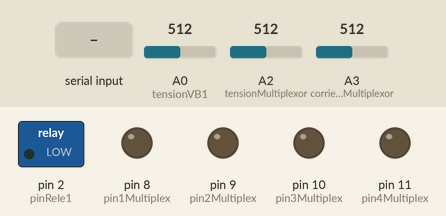
Bench run of a sketch on a simulated Arduino Uno, built with avr-gcc and run on an emulated ATmega328P. Parts: switched loads named in the sketch (green lamp = pin HIGH), output pins drawn as LEDs (lit = HIGH). Dashed ring = blinking. The test bench sets the inputs (shaded band); at power-on: A0 (tensionVB1) = 512, A2 (tensionMultiplexor) = 512, A3 (corrienteMultiplexor) = 512. What the sketch prints to the serial monitor is not drawn.

Above: at 3.8 s.
3.9 s: "c90\n" received over Serial
At 4.53 s:
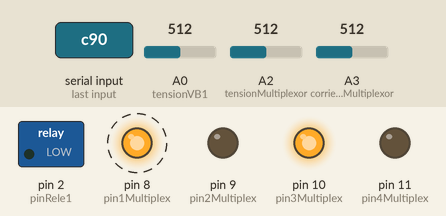
6.0 s: "1\n" received over Serial
7.5 s: "2\n" received over Serial
Timing chart, 0 to 10.5 s (numbered marks = the images above; inputs shaded):
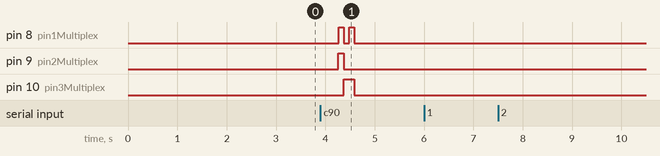

Measured:
- after the input at 3.9 s, pin 8 (pin1Multiplex): alternates HIGH for 0.11 s and LOW for 0.11 s, 4 changes in all, then stays LOW, starting after 0.37 s; pin 9 (pin2Multiplex): LOW → HIGH after 0.36 s, → LOW 0.11 s later; pin 10 (pin3Multiplex): LOW → HIGH after 0.47 s, → LOW 0.21 s later
- after the input at 6.0 s, every drawn part: stays the same
- after the input at 7.5 s, every drawn part: stays the same

The sketch:

Programacircuito2.ino
```cpp
#define DEBUG(a) Serial.println(a);
//Variables de lectura por teclado
char lecturateclado;
String strcc;
int numero = 0;
//Pines analógicos
const int tensionMultiplexor = A2;    //vc1,ve1,vc2,ve2,vc3,ve3
const int corrienteMultiplexor = A3;  //ic1,ie1,ic2,ie2,ic3,ie3
const int tensionVB1 = A0;

//Pines digitales
const int pinRele1 = 2;
const int pin1Multiplex = 8;
const int pin2Multiplex = 9;
const int pin3Multiplex = 10;
const int pin4Multiplex = 11;

//Variables que almacenan tensiones o voltajes definitivos
float Vgenac = 0.0;
float Vc3ac = 0.0;

float vb1 = 0.0;
float vc1 = 0.0;
float ve1 = 0.0;
float ic1 = 0.0;
float ie1 = 0.0;
float vb2 = 0.0;
float vc2 = 0.0;
float ve2 = 0.0;
float ic2 = 0.0;
float ie2 = 0.0;
float vb3 = 0.0;
float vc3 = 0.0;
float ve3 = 0.0;
float ic3 = 0.0;
float ie3 = 0.0;

//Variables intermedias
float corriente = 0.0;
float tension = 0.0;
int modificarRele = 0;
int turno = 0;
//Variables que indica si el pin de entrada del multiplex esta a 1 o 0
int var1multiplex = 0;
int var2multiplex = 0;
int var3multiplex = 0;
// valor de las distintas resistencias de chequeo
const float Rescheq = 12;
const float Rescheqic2 = 15.7;  // valor de la resistencia ic2 para calibración
const float Rescheqic3 = 16.1;  // valor de la resistencia ic3 para calibración
const float Rescheqie2 = 22.2;  // valor de la resistencia ie2 para calibración
int usoresistencia = 0;

//Declaración de funciones
void leerdatos();
void leercorriente();
void leertension();
void rele();
void mostrarvalores();

void setup() {
  Serial.begin(9600);
  Serial.setTimeout(50);
  pinMode(tensionMultiplexor, INPUT);
  pinMode(corrienteMultiplexor, INPUT);
  pinMode(tensionVB1, INPUT);


  pinMode(pinRele1, OUTPUT);
  pinMode(pin1Multiplex, OUTPUT);
  pinMode(pin2Multiplex, OUTPUT);
  pinMode(pin3Multiplex, OUTPUT);
  pinMode(pin4Multiplex, OUTPUT);

  digitalWrite(pin1Multiplex, LOW);
  digitalWrite(pin2Multiplex, LOW);
  digitalWrite(pin3Multiplex, LOW);
  digitalWrite(pin4Multiplex, LOW);

  digitalWrite(pinRele1, LOW);
  delay(2500);
  Serial.print('\n');
  Serial.print(F("Conecte la alimentación del circuito, esta debe ser de 6V.\n"));
  Serial.print(F("Conecta la alimentación de los multiplexores, esta debe ser de 5V, una vez hecho, presione 'c' y pulse ENTER.\n"));

  Serial.print('\n');
}

void loop() {
  lecturateclado = Serial.read();
  if ((lecturateclado == 'c') || (lecturateclado == 'a')) {
    if ((lecturateclado == 'a')) {
      modificarRele = 1;
    }
    if ((lecturateclado == 'c')) {
      modificarRele = 0;
    }
    lecturateclado = 'z';
    rele();
    delay(350);
    leerdatos();
    mostrarvalores();
    delay(500);
  }
}

//Esta función se encarga de leer los datos de las demás funciones
void leerdatos() {
  if (var1multiplex == 0 && var2multiplex == 0 && var3multiplex == 0)  //Trabajamos en el primer valor del multiplexor
  // por lo tanto es Vc1 e Ic1
  {
    leertension();
    vc1 = tension;
    vb2 = tension;

    leercorriente();
    ic1 = corriente * 100;
    digitalWrite(pin1Multiplex, HIGH);
    var1multiplex = 1;
  }

  if (var1multiplex == 1 && var2multiplex == 0 && var3multiplex == 0)  //Trabajamos en el segundo valor del multiplexor
  // por lo tanto es Ve1 e Ie1
  {
    leertension();
    ve1 = tension;
    leercorriente();
    ie1 = corriente * 1000;
    digitalWrite(pin1Multiplex, LOW);
    digitalWrite(pin2Multiplex, HIGH);
    var1multiplex = 0;
    var2multiplex = 1;
  }

  if (var1multiplex == 0 && var2multiplex == 1 && var3multiplex == 0)  //Trabajamos en el tercer valor del multiplexor
                                                                       // por lo tanto es Vc2 e Ic2
  {
    leertension();
    vc2 = tension;
    vb3 = tension;
    usoresistencia = 0;
    leercorriente();
    ic2 = corriente * 1000;
    digitalWrite(pin1Multiplex, HIGH);
    digitalWrite(pin2Multiplex, HIGH);
    var1multiplex = 1;
    var2multiplex = 1;
  }
  if (var1multiplex == 1 && var2multiplex == 1 && var3multiplex == 0)  //Trabajamos en el cuarto valor del multiplexor
                                                                       // por lo tanto es Ve2 e Ie2
  {
    leertension();
    ve2 = tension;
    usoresistencia = 1;
    leercorriente();
    ie2 = corriente * 1000;
    delay(100);
    digitalWrite(pin1Multiplex, LOW);
    digitalWrite(pin2Multiplex, LOW);
    digitalWrite(pin3Multiplex, HIGH);
    var1multiplex = 0;
    var2multiplex = 0;
    var3multiplex = 1;
  }
  if (var1multiplex == 0 && var2multiplex == 0 && var3multiplex == 1)  //Trabajamos en el cuarto valor del multiplexor
                                                                       // por lo tanto es Vc3 e Ic3
  {
    leertension();
    vc3 = tension;
    usoresistencia = 2;
    leercorriente();
    ic3 = corriente * 1000;
    delay(100);
    digitalWrite(pin1Multiplex, HIGH);
    digitalWrite(pin2Multiplex, LOW);
    digitalWrite(pin3Multiplex, HIGH);
    var1multiplex = 1;
    var2multiplex = 0;
    var3multiplex = 1;
  }
  if (var1multiplex == 1 && var2multiplex == 0 && var3multiplex == 1)  //Trabajamos en el cuarto valor del multiplexor
                                                                       // por lo tanto es Ve3 e Ie3
  {
    leertension();
    ve3 = tension;
    usoresistencia = 3;
    leercorriente();
    ie3 = corriente * 1000;
    delay(100);
    digitalWrite(pin1Multiplex, LOW);
    digitalWrite(pin2Multiplex, LOW);
    digitalWrite(pin3Multiplex, LOW);

    var1multiplex = 0;
    var2multiplex = 0;
    var3multiplex = 0;
  }
}

//Esta función se encarga de transformar los datos obtenidos a través de los pines en valores de corriente
//gracias a las tensiones flotantes y las resistencias de chequeo
void leercorriente() {
  if (usoresistencia == 0) {  //corrienteic2
    corriente = 0.0;
    for (int i = 1; i <= 20; i++) {
      corriente = ((float)analogRead(corrienteMultiplexor) * (5 / 1023.0) / (Rescheqic2)) + corriente;
    }
    corriente = corriente / 20;
  } else if (usoresistencia == 1) {  //corrienteie2
    corriente = 0.0;
    for (int i = 1; i <= 20; i++) {
      corriente = ((float)analogRead(corrienteMultiplexor) * (5 / 1023.0) / (Rescheqie2)) + corriente;
    }
    corriente = corriente / 20;
  } else if (usoresistencia == 2) {  //corrienteic3
    corriente = 0.0;
    for (int i = 1; i <= 20; i++) {
      corriente = ((float)analogRead(corrienteMultiplexor) * (5 / 1023.0) / (Rescheqic3)) + corriente;
    }
    corriente = corriente / 20;
  } else {
    corriente = 0.0;
    for (int i = 1; i <= 20; i++) {
      corriente = ((float)analogRead(corrienteMultiplexor) * (5 / 1023.0) / (Rescheq)) + corriente;
    }
    corriente = corriente / 20;
  }
}
//Esta función se encarga de transformar los datos obtenidos a través de los pines en valores de tensiones
void leertension() {
  tension = 0.0;
  for (int i = 1; i <= 20; i++) {
    tension = (((float)analogRead(tensionMultiplexor) * (5 / 1023.0))) + tension;
  }
  tension = (tension) / 20;

  vb1 = 0.0;
  vb1 = ((float)analogRead(tensionVB1) * (5 / 1023.0));
}

//Esta función se encarga de mostrar por pantalla los valores de tensiones y corrientes que hemos obtenido
//a traves de los puertos analógicos del Arduino
void mostrarvalores() {
  if (modificarRele == 0) {
    Serial.print("\n\n\n\n\n\n\n\n\n\n\n\n\n\n\n\n\n\n\n\n\n\n\n\n\n\n\n\n");
    Serial.print(F("\t\t\t\t\t\t\tCONTINUA\n"));
    Serial.print(F("Se mostrarán valores de corriente, tensión y potencia. \n"));
    Serial.print(F("Las corrientes de base serán omitidas debido a la dificultad de obtener valores tan pequeños con Arduino. \n\n\n"));
    Serial.print(F("\t\t\t\t\t\t\tTENSIONES\n"));

    Serial.print('\n');
    Serial.print(F("Tensión VB1:\t"));
    Serial.print(vb1);
    Serial.print(F(" V \n"));

    Serial.print(F("Tensión VC1:\t"));
    Serial.print(vc1);
    Serial.print(F(" V \n"));

    Serial.print(F("Tensión VE1:\t"));
    Serial.print(ve1);
    Serial.print(F(" V \n"));

    Serial.print(F("Tensión VB2:\t"));
    Serial.print(vb2);
    Serial.print(F(" V \n"));

    Serial.print(F("Tensión VC2:\t"));
    Serial.print(vc2);
    Serial.print(F(" V \n"));

    Serial.print(F("Tensión VE2:\t"));
    Serial.print(ve2);
    Serial.print(F(" V \n"));

    Serial.print(F("Tensión VB3:\t"));
    Serial.print(vb3);
    Serial.print(F(" V \n"));

    Serial.print(F("Tensión VC3:\t"));
    Serial.print(vc3);
    Serial.print(F(" V \n"));

    Serial.print(F("Tensión VE3:\t"));
    Serial.print(ve3);
    Serial.print(F(" V \n"));
    Serial.print(F(" \n"));

    Serial.print(F("Para visualizar las corrientes, por favor presione el numero '1' y pulse ENTER.\n"));
    if (Serial.available()) {
      strcc = Serial.readStringUntil('\n');
      numero = strcc.toFloat();
    }
    while (numero != 1) {
      strcc = Serial.readStringUntil('\n');
      numero = strcc.toFloat();
    }

    Serial.print(F("\n\n"));
    Serial.print(F("\t\t\t\t\t\t\tCORRIENTES\n"));

    Serial.print('\n');
    Serial.print(F("Corriente IC1:\t"));
    Serial.print(ic1);
    Serial.print(F(" mA \n"));

    Serial.print(F("Corriente IC2:\t"));
    Serial.print(ic2);
    Serial.print(F(" mA \n"));

    Serial.print(F("Corriente IC3:\t"));
    Serial.print(ic3);
    Serial.print(F(" mA \n"));

    Serial.print(F("Corriente IE1:\t"));
    Serial.print(ie1);
    Serial.print(F(" mA \n"));

    Serial.print(F("Corriente IE2:\t"));
    Serial.print(ie2);
    Serial.print(F(" mA \n"));

    Serial.print(F("Corriente IE3:\t"));
    Serial.print(ie3);
    Serial.print(F(" mA \n"));
    Serial.print(F(" \n\n"));

    Serial.print(F("Para visualizar las potencias, por favor presione el numero '2' y pulse ENTER.\n"));
    if (Serial.available()) {
      strcc = Serial.readStringUntil('\n');
      numero = strcc.toFloat();
    }
    while (numero != 2) {
      strcc = Serial.readStringUntil('\n');
      numero = strcc.toFloat();
    }
    Serial.print(F("\n\n"));
    Serial.print(F("\t\t\t\t\t\t\POTENCIAS\n"));

    Serial.print('\n');
    Serial.print(F("Potencia Transistor 1: "));
    Serial.print(ic1 * ((vc1 - vb1) + vb1));
    Serial.print(F(" mW \n"));

    Serial.print(F("Potencia Transistor 2: "));
    Serial.print(ic2 * ((vc2 - vb2) + (vb2 - ve2)));
    Serial.print(F(" mW \n"));

    Serial.print(F("Potencia Transistor 3: "));
    Serial.print(ic3 * ((vc3 - vb3) + (vb3 - ve3)));
    Serial.print(F(" mW \n"));

    Serial.print(F("Potencia Resistencia Colector Q1: "));
    Serial.print((ic1)*12000);
    Serial.print(F(" uW \n"));

    Serial.print(F("Potencia Resistencia Colector Q2: "));
    Serial.print((((ic2 * ic2) * 2200) / 1000));  //dividimos entre 1000 para pasar de uW a mW
    Serial.print(F(" mW \n"));

    Serial.print(F("Potencia Resistencia Colector Q3: "));
    Serial.print(((ic3 * ic3) * 430) / 1000);  //dividimos entre 1000 para pasar de uW a mW
    Serial.print(F(" mW \n"));

    Serial.print(F("Potencia Resistencia Emisor Q1:\t"));
    Serial.print(ie1 * ie1 * 2700);
    Serial.print(F(" uW \n"));

    Serial.print(F("Potencia Resistencia Emisor Q2:\t"));
    Serial.print((ie2 * ie2 * 6200) / 1000);  //dividimos entre 1000 para pasar de uW a mW
    Serial.print(F(" mW \n"));

    Serial.print(F("Potencia Resistencia Emisor Q3:\t"));
    Serial.print((ie3 * ie3 * 1500) / 1000);  //dividimos entre 1000 para pasar de uW a mW
    Serial.print(F(" mW \n"));
    Serial.print(F(" \n\n"));

    Serial.print(F("Para visualizar los puntos de trabajo, por favor presione el numero '3' y pulse ENTER.\n"));
    if (Serial.available()) {
      strcc = Serial.readStringUntil('\n');
      numero = strcc.toFloat();
    }
    while (numero != 3) {
      strcc = Serial.readStringUntil('\n');
      numero = strcc.toFloat();
    }
    Serial.print(F("\n\n"));

    Serial.print(F("\t\t\t\t\t\t\PUNTOS DE TRABAJO\n"));

    if ((vb1 - ve1) == 0) {
      Serial.print(F("Transistor Q1 en CORTE \n"));
      Serial.print(F("Al encontrarse el transistor Q1 en CORTE, no tiene sentido proseguir con el programa, por favor revise el circuito y vuelva a intentarlo.\n"));
      delay(100);
      exit(0);
    }

    else if ((vc1 - ve1) == 0) {
      Serial.print(F("Transistor Q1 en SATURACIÓN \n"));
      Serial.print(F("Al encontrarse el transistor Q1 en SATURACIÓN, no tiene sentido proseguir con el programa, por favor revise el circuito y vuelva a intentarlo.\n"));
      delay(100);
      exit(0);
    }

    else {
      Serial.print(F("Transistor Q1 en ACTIVA \n"));
    }

    if ((vb2 - ve2) == 0) {
      Serial.print(F("Transistor Q2 en CORTE \n"));
      Serial.print(F("Al encontrarse el transistor Q2 en CORTE, no tiene sentido proseguir con el programa, por favor revise el circuito y vuelva a intentarlo.\n"));
      delay(100);
      exit(0);
    }

    else if ((vc2 - ve2) == 0) {
      Serial.print(F("Transistor Q2 en SATURACIÓN \n"));
      Serial.print(F("Al encontrarse el transistor Q2 en SATURACIÓN, no tiene sentido proseguir con el programa, por favor revise el circuito y vuelva a intentarlo.\n"));
      delay(100);
      exit(0);
    }

    else {
      Serial.print(F("Transistor Q2 en ACTIVA \n"));
    }

    if ((vb3 - ve3) == 0) {
      Serial.print(F("Transistor Q3 en CORTE \n"));
      Serial.print(F("Al encontrarse el transistor Q3 en CORTE, no tiene sentido proseguir con el programa, por favor revise el circuito y vuelva a intentarlo.\n"));
      delay(100);
      exit(0);
    }

    else if ((vc1 - ve1) == 0) {
      Serial.print(F("Transistor Q3 en SATURACIÓN \n"));
      Serial.print(F("Al encontrarse el transistor Q3 en SATURACIÓN, no tiene sentido proseguir con el programa, por favor revise el circuito y vuelva a intentarlo.\n"));
      delay(100);
      exit(0);
    }

    else {
      Serial.print(F("Transistor Q3 en ACTIVA \n"));
    }

    Serial.print('\n');
    Serial.print(F("Acaban de mostrarse los valores de CONTINUA, para volver a ver estos valores, por favor, presione 'c' y pulse ENTER.\n"));
    Serial.print('\n');

    Serial.print(F("En otro caso, indicaremos los REQUERIMIENTOS para pasar a ALTERNA\n"));
    Serial.print('\n');
    Serial.print(F("CONFIGURACIÓN DE LOS MULTÍMETROS: COMPROBAR QUE MIDEN AC\n"));
    Serial.print('\n');

    Serial.print(F("CONFIGURACIÓN DEL GENERADOR DE FUNCIONES:\n"));
    Serial.print(F("- AMPLITUD: 0.5V-1.5V\n"));
    Serial.print(F("- SONDA CONECTADA AL TERMINAL OUTPUT Y BOTÓN OUTPUT ACTIVADO\n"));
    Serial.print(F("- FRECUENCIA: ~1KHz \n"));
    Serial.print('\n');

    Serial.print(F("DESCONECTAR COLECTOR Q3 DEL PIN C4 DEL MULTIPLEXOR\n"));
    Serial.print('\n');

    Serial.print(F("Una vez comprobado esto, presione 'a' y pulse ENTER.\n"));

  } else {
    Serial.print("\n\n\n\n\n\n\n\n\n\n\n\n\n\n\n\n\n\n\n\n\n\n\n\n\n\n\n\n");
    Serial.print(F("\t\t\t\t\t\t\tALTERNA\n"));
    Serial.print("\n\n");

    Serial.print(F("Estamos en ALTERNA, por favor, conecte el multímetro al pin de la base del transistor Q1.\n"));
    Serial.print(F("Una vez comprobado, introduzca el valor de tensión ALTERNA en la base de Q1 expresado en mV y pulse ENTER.\n"));

    while (turno == 0) {
      if (Serial.available()) {
        String str = Serial.readStringUntil('\n');

        Vgenac = str.toFloat();
      }
      if (Vgenac > 0.0000) {
        turno = 1;
      }
    }
    Serial.print('\n');
    Serial.print(F("Ahora, por favor, conecte el multimetro al pin del colector del transistor Q3.\n"));
    Serial.print(F("Una vez comprobado, introduzca el valor de tensión ALTERNA en el colector de Q3 expresado en mV y pulse ENTER.\n"));

    while (turno == 1) {
      if (Serial.available()) {
        String str2 = Serial.readStringUntil('\n');
        Vc3ac = str2.toFloat();
      }

      if (Vc3ac > 0.0000) {
        turno = 0;
      }
    }

    Serial.print(F("\n\n"));
    Serial.print(F("\t\t\t\t\t\t  GANANCIA EN ALTERNA\n"));

    Serial.print('\n');
    Serial.print(F("Tensión alterna IB1:\t"));
    Serial.print(Vgenac, 4);
    Serial.print(F(" mV \n"));

    Serial.print(F("Tensión alterna VC3:\t"));
    Serial.print(Vc3ac, 4);
    Serial.print(F(" mV \n"));

    Serial.print(F("Ganancia en tensión:\t"));
    Serial.print(Vc3ac / Vgenac, 4);
    Serial.print(F(" V/V \n"));
    Vgenac = 0;
    Vc3ac = 0;
    Serial.print('\n');
    Serial.print(F("Acaban de mostrarse los valores de ALTERNA, para volver a ver estos valores, por favor, presione 'a' y pulse ENTER. \n"));
    Serial.print(F("En caso de querer pasar a CONTINUA, por favor conecte el colector de Q3 al PIN C4 de ambos multiplexor, presione 'c' y pulse ENTER.\n"));
  }
}

//Función que controla el funcionamiento del relé
void rele() {
  if (modificarRele == 0) {
    //rele abierto, estamos en continua

    digitalWrite(pinRele1, LOW);
  }

  else if (modificarRele == 1) {
    //rele cerrado, estamos en alterna
    digitalWrite(pinRele1, HIGH);
  }

  else {
    digitalWrite(pinRele1, HIGH);
  }
}
```
